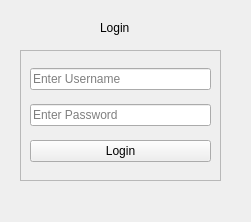
<?xml version="1.0" encoding="UTF-8"?>
<ui version="4.0">
 <class>Form</class>
 <widget class="QWidget" name="Form">
  <property name="geometry">
   <rect>
    <x>0</x>
    <y>0</y>
    <width>251</width>
    <height>222</height>
   </rect>
  </property>
  <property name="windowTitle">
   <string>Form</string>
  </property>
  <widget class="QLabel" name="label">
   <property name="geometry">
    <rect>
     <x>100</x>
     <y>20</y>
     <width>49</width>
     <height>16</height>
    </rect>
   </property>
   <property name="text">
    <string>Login</string>
   </property>
  </widget>
  <widget class="QFrame" name="frame">
   <property name="geometry">
    <rect>
     <x>20</x>
     <y>50</y>
     <width>201</width>
     <height>131</height>
    </rect>
   </property>
   <property name="frameShape">
    <enum>QFrame::StyledPanel</enum>
   </property>
   <property name="frameShadow">
    <enum>QFrame::Raised</enum>
   </property>
   <layout class="QVBoxLayout" name="verticalLayout">
    <item>
     <widget class="QLineEdit" name="lineEdit">
      <property name="placeholderText">
       <string>Enter Username</string>
      </property>
     </widget>
    </item>
    <item>
     <widget class="QLineEdit" name="lineEdit_2">
      <property name="placeholderText">
       <string>Enter Password</string>
      </property>
     </widget>
    </item>
    <item>
     <widget class="QPushButton" name="pushButton">
      <property name="text">
       <string>Login</string>
      </property>
     </widget>
    </item>
   </layout>
  </widget>
 </widget>
 <resources/>
 <connections/>
</ui>
